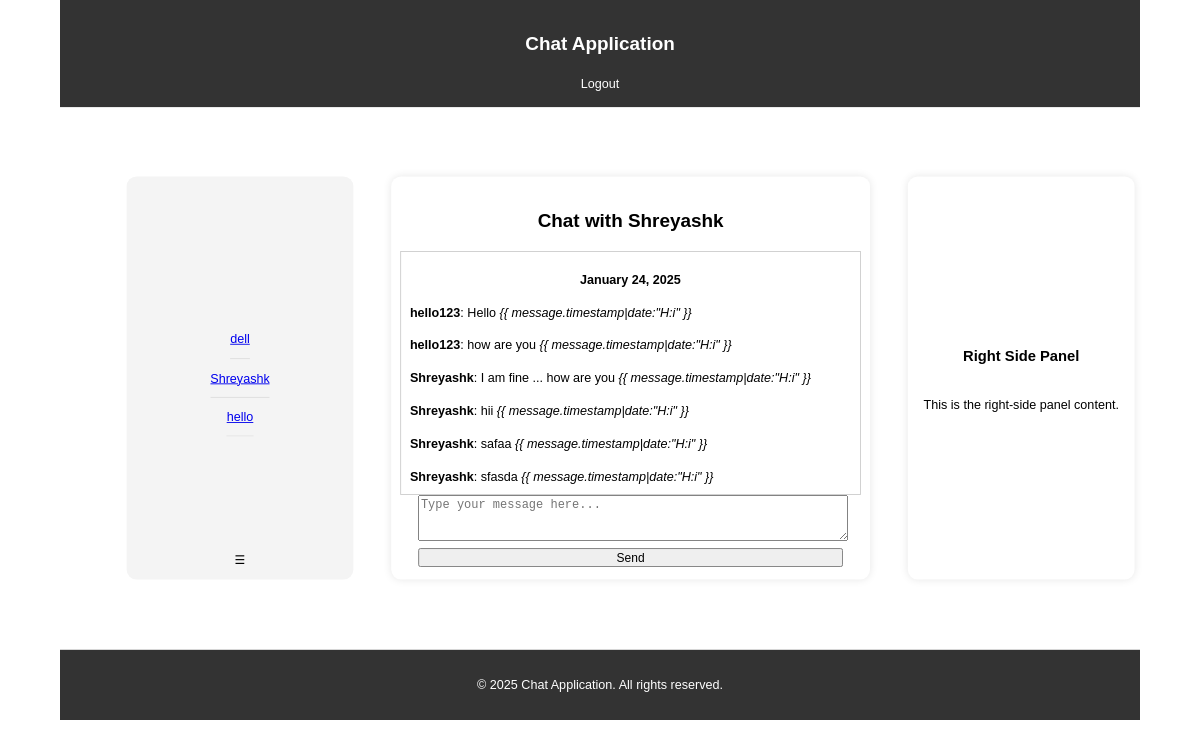
The app's page /chat/Shreyashk/ (signed in) with its own data.
### chat/models.py (models this page shows, shortened)
class Message(models.Model):
    sender = models.ForeignKey(User, related_name='sent_messages', on_delete=models.CASCADE)
    recipient = models.ForeignKey(User, related_name='received_messages', on_delete=models.CASCADE)
    content = models.TextField()
    timestamp = models.DateTimeField(auto_now_add=True)

### chat/views.py (the view)
# urls.py: path('chat/<str:username>/', chat_views.chat_with_user, name='chat_with_user'),
@login_required
def chat_with_user(request, username):
    recipient = User.objects.get(username=username)
    users = User.objects.exclude(username=request.user.username)  # Pass the users to the template
    messages = Message.objects.filter(
        Q(sender=request.user, recipient=recipient) |
        Q(sender=recipient, recipient=request.user)
    ).order_by('timestamp')
    return render(request, 'chat/chat_with_user.html', {'recipient': recipient, 'messages': messages, 'users': users})

### chat/templates/chat/chat_with_user.html (shortened to what this page needs)
{% extends 'chat/base_generic.html' %}
{% load static %}
{% load custom_filters %}
{% block content %}
<div class="left-menu">
    <ul id="menuList">
        {% for user in users %}
        <li><a href="{% url 'chat_with_user' user.username %}">{{ user.username }}</a></li>
        {% endfor %}
    </ul>
    <button id="toggleMenu">☰</button>
</div>
<div class="main-content">
    <h2>Chat with {{ recipient.username }}</h2>
    <div id="chat-log" style="height: 30rem; width: 35rem; overflow-y: scroll; border: 1px solid #ccc; padding: 10px;">
        {% regroup messages by timestamp.date as message_groups %}
        {% for group in message_groups %}
        <div class="day-header">
            <strong>{{ group.grouper|date:"F j, Y" }}</strong>
        </div>
        {% for message in group.list %}
        <div class="message {% if message.sender == request.user %}sent{% else %}received{% endif %}">
            <p class="message-content">
                <strong>{{ message.sender.username }}</strong>: {{ message.content }} <em><em>{{
                        message.timestamp|date:"H:i" }}</em>
                </em>
            </p>
        </div>
        {% endfor %}
        {% endfor %}
    </div>
    <form id="chat-message-form">
        <textarea id="chat-message-input" rows="3" cols="50" placeholder="Type your message here..."
            style="width: 100%;"></textarea>
        <button type="submit" style="width: 100%;">Send</button>
    </form>
</div>
<div class="right-panel">
    <h3>Right Side Panel</h3>
    <p>This is the right-side panel content.</p>
</div>
{% endblock %}

### chat/templates/chat/base_generic.html (shortened to what this page needs)
<!DOCTYPE html>
<html lang="en">
<head>
    {% load static %}
    <link rel="stylesheet" href="{% static 'styles.css' %}">
</head>
<body>
    <div class="everything">
        <nav class="navbar">
            <h1>Chat Application</h1>
            <ul>
                {% if user.is_authenticated %}
                <li><a href="{% url 'logout' %}">Logout</a></li>
                {% else %}
                <li><a href="{% url 'register' %}">Register</a></li>
                <li><a href="{% url 'login' %}">Login</a></li>
                {% endif %}
            </ul>
        </nav>
        <div class="container">
            {% block content %}
            {% endblock %}
        </div>
        <footer class="footer">
            <p>&copy; 2025 Chat Application. All rights reserved.</p>
        </footer>
    </div>
</body>
</html>

### static/styles.css (style rules this page uses)
html { font-size: 16px; }
@media (max-width: 1366px) { html { font-size: 14px; } }
body { margin: 0; font-family: Arial, sans-serif; line-height: 1.6; }
.everything { height: 100vh; width: 100vw; top: 0; position: absolute; margin: 0; display: flex; flex-direction: column; justify-content: center; align-items: center; }
.navbar { position: sticky; top: 0; left: 0; width: 100%; background: #333; color: #fff; text-align: center; padding: 1rem 0; z-index: 1000; }
.navbar ul { list-style: none; padding: 0; margin: 0; display: flex; justify-content: center; }
.navbar ul li { margin: 0 10px; }
.navbar ul li a { color: #fff; text-decoration: none; }
.container { display: grid; grid-template-columns: 20rem 40rem 20rem; gap: 1rem; margin: 2rem 1rem; padding: 1rem; height: 100%; width: 90%; justify-content: flex-start; align-items: center; }
.left-menu, .main-content, .right-panel { background: #f4f4f4; padding: 1rem; margin: 1rem; border-radius: 0.8rem; height: 30rem; position: relative; display: flex; justify-content: center; align-items: center; flex-direction: column; }
.left-menu ul { list-style: none; padding: 0; }
.left-menu ul li { padding: 10px 0; border-bottom: 1px solid #ddd; }
#menuList { display: flex; flex-direction: column; justify-content: center; align-items: center; overflow: auto; }
#toggleMenu { border: none; position: absolute; bottom: 0; padding: 1rem; background-color: transparent; }
.main-content { background: #fff; box-shadow: 0 0 10px rgba(0, 0, 0, 0.1); }
.right-panel { background: #fff; box-shadow: 0 0 10px rgba(0, 0, 0, 0.1); }
.footer { text-align: center; padding: 1rem; background: #333; color: #fff; position: sticky; bottom: 0; left: 0; padding: 1rem 0; z-index: 1000; width: 100%; }
.day-header { text-align: center; margin: 10px 0; font-weight: bold; }

### records on screen
Message: sender.username "hello123", content "Hello"
Message: sender.username "hello123", content "how are you"
Message: sender.username "Shreyashk", content "I am fine ... how are you"
Message: sender.username "Shreyashk", content "hii"
Message: sender.username "Shreyashk", content "safaa"
Message: sender.username "Shreyashk", content "sfasda"

### other values on screen
{{ user.username }} "dell"
{{ user.username }} "Shreyashk"
{{ user.username }} "hello"
{{ recipient.username }} "Shreyashk"
{{ group.grouper|date:"F j, Y" }} "January 24, 2025"
